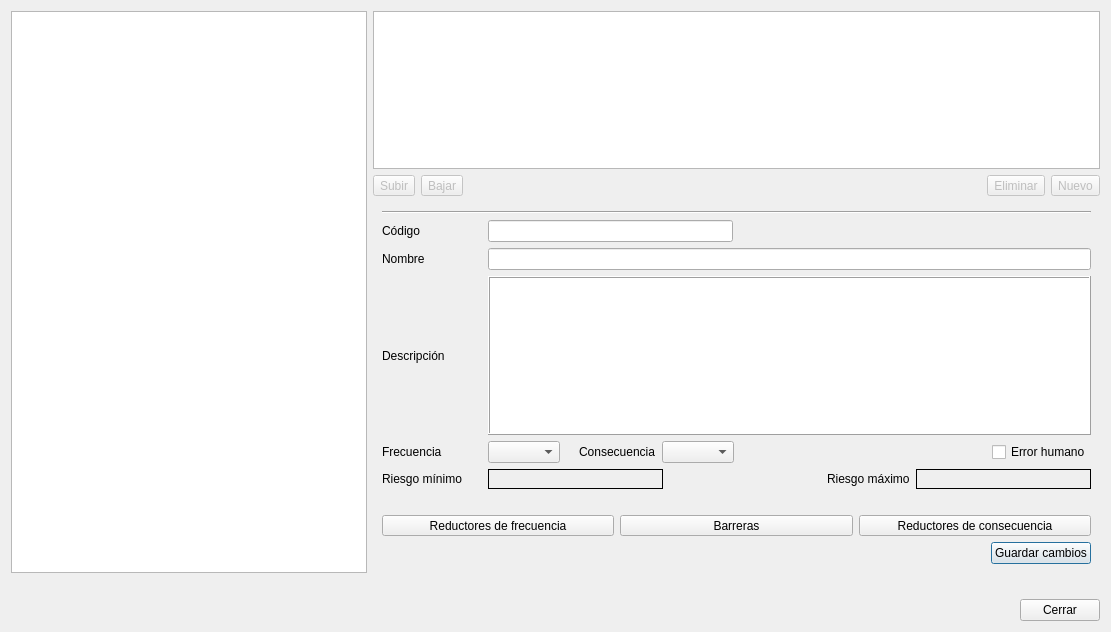
<?xml version="1.0" encoding="UTF-8"?>
<ui version="4.0">
 <class>sucesos</class>
 <widget class="QDialog" name="sucesos">
  <property name="windowModality">
   <enum>Qt::WindowModality::ApplicationModal</enum>
  </property>
  <property name="geometry">
   <rect>
    <x>0</x>
    <y>0</y>
    <width>1111</width>
    <height>632</height>
   </rect>
  </property>
  <property name="sizePolicy">
   <sizepolicy hsizetype="Preferred" vsizetype="Expanding">
    <horstretch>0</horstretch>
    <verstretch>0</verstretch>
   </sizepolicy>
  </property>
  <property name="minimumSize">
   <size>
    <width>0</width>
    <height>550</height>
   </size>
  </property>
  <property name="windowTitle">
   <string>Sucesos iniciadores</string>
  </property>
  <property name="windowIcon">
   <iconset resource="logos.qrc">
    <normaloff>:/logos/resources/logos/logo.png</normaloff>:/logos/resources/logos/logo.png</iconset>
  </property>
  <property name="autoFillBackground">
   <bool>false</bool>
  </property>
  <property name="sizeGripEnabled">
   <bool>false</bool>
  </property>
  <property name="modal">
   <bool>true</bool>
  </property>
  <layout class="QVBoxLayout" name="verticalLayout_3">
   <item>
    <layout class="QHBoxLayout" name="horizontalLayout_8">
     <item>
      <widget class="QTreeView" name="stages">
       <property name="minimumSize">
        <size>
         <width>200</width>
         <height>0</height>
        </size>
       </property>
       <property name="contextMenuPolicy">
        <enum>Qt::ContextMenuPolicy::NoContextMenu</enum>
       </property>
       <property name="editTriggers">
        <set>QAbstractItemView::EditTrigger::NoEditTriggers</set>
       </property>
       <property name="alternatingRowColors">
        <bool>true</bool>
       </property>
       <property name="rootIsDecorated">
        <bool>true</bool>
       </property>
       <property name="animated">
        <bool>true</bool>
       </property>
       <property name="headerHidden">
        <bool>true</bool>
       </property>
      </widget>
     </item>
     <item>
      <layout class="QVBoxLayout" name="verticalLayout_2">
       <item>
        <widget class="QListView" name="sucesosList">
         <property name="contextMenuPolicy">
          <enum>Qt::ContextMenuPolicy::CustomContextMenu</enum>
         </property>
         <property name="editTriggers">
          <set>QAbstractItemView::EditTrigger::NoEditTriggers</set>
         </property>
         <property name="alternatingRowColors">
          <bool>true</bool>
         </property>
         <property name="spacing">
          <number>3</number>
         </property>
         <property name="wordWrap">
          <bool>true</bool>
         </property>
         <property name="itemAlignment">
          <set>Qt::AlignmentFlag::AlignLeading</set>
         </property>
        </widget>
       </item>
       <item>
        <layout class="QHBoxLayout" name="horizontalLayout">
         <item>
          <widget class="QToolButton" name="btnSubirOrden">
           <property name="enabled">
            <bool>false</bool>
           </property>
           <property name="text">
            <string>Subir</string>
           </property>
           <property name="icon">
            <iconset resource="icons.qrc">
             <normaloff>:/icons/resources/icons/chevron-up.svg</normaloff>:/icons/resources/icons/chevron-up.svg</iconset>
           </property>
           <property name="toolButtonStyle">
            <enum>Qt::ToolButtonStyle::ToolButtonTextBesideIcon</enum>
           </property>
          </widget>
         </item>
         <item>
          <widget class="QToolButton" name="btnBajarOrden">
           <property name="enabled">
            <bool>false</bool>
           </property>
           <property name="text">
            <string>Bajar</string>
           </property>
           <property name="icon">
            <iconset resource="icons.qrc">
             <normaloff>:/icons/resources/icons/chevron-down.svg</normaloff>:/icons/resources/icons/chevron-down.svg</iconset>
           </property>
           <property name="toolButtonStyle">
            <enum>Qt::ToolButtonStyle::ToolButtonTextBesideIcon</enum>
           </property>
          </widget>
         </item>
         <item>
          <spacer name="horizontalSpacer_4">
           <property name="orientation">
            <enum>Qt::Orientation::Horizontal</enum>
           </property>
           <property name="sizeHint" stdset="0">
            <size>
             <width>258</width>
             <height>20</height>
            </size>
           </property>
          </spacer>
         </item>
         <item>
          <widget class="QToolButton" name="btnEliminarEvento">
           <property name="enabled">
            <bool>false</bool>
           </property>
           <property name="text">
            <string>Eliminar</string>
           </property>
           <property name="icon">
            <iconset resource="icons.qrc">
             <normaloff>:/icons/resources/icons/remove.svg</normaloff>:/icons/resources/icons/remove.svg</iconset>
           </property>
           <property name="toolButtonStyle">
            <enum>Qt::ToolButtonStyle::ToolButtonTextBesideIcon</enum>
           </property>
          </widget>
         </item>
         <item>
          <widget class="QToolButton" name="btnNuevoEvento">
           <property name="enabled">
            <bool>false</bool>
           </property>
           <property name="text">
            <string>Nuevo</string>
           </property>
           <property name="icon">
            <iconset resource="icons.qrc">
             <normaloff>:/icons/resources/icons/new.svg</normaloff>:/icons/resources/icons/new.svg</iconset>
           </property>
           <property name="toolButtonStyle">
            <enum>Qt::ToolButtonStyle::ToolButtonTextBesideIcon</enum>
           </property>
          </widget>
         </item>
        </layout>
       </item>
       <item>
        <widget class="QWidget" name="eventEditor" native="true">
         <property name="enabled">
          <bool>true</bool>
         </property>
         <property name="sizePolicy">
          <sizepolicy hsizetype="Preferred" vsizetype="Preferred">
           <horstretch>0</horstretch>
           <verstretch>0</verstretch>
          </sizepolicy>
         </property>
         <property name="minimumSize">
          <size>
           <width>0</width>
           <height>300</height>
          </size>
         </property>
         <layout class="QVBoxLayout" name="verticalLayout">
          <item>
           <widget class="Line" name="line">
            <property name="sizePolicy">
             <sizepolicy hsizetype="Expanding" vsizetype="Fixed">
              <horstretch>0</horstretch>
              <verstretch>0</verstretch>
             </sizepolicy>
            </property>
            <property name="orientation">
             <enum>Qt::Orientation::Horizontal</enum>
            </property>
           </widget>
          </item>
          <item>
           <layout class="QGridLayout" name="gridLayout">
            <item row="1" column="1">
             <widget class="QLineEdit" name="edName">
              <property name="sizePolicy">
               <sizepolicy hsizetype="Expanding" vsizetype="Fixed">
                <horstretch>0</horstretch>
                <verstretch>0</verstretch>
               </sizepolicy>
              </property>
              <property name="cursorPosition">
               <number>0</number>
              </property>
              <property name="cursorMoveStyle">
               <enum>Qt::CursorMoveStyle::LogicalMoveStyle</enum>
              </property>
             </widget>
            </item>
            <item row="0" column="0">
             <widget class="QLabel" name="label_3">
              <property name="text">
               <string>Código</string>
              </property>
             </widget>
            </item>
            <item row="2" column="0">
             <widget class="QLabel" name="label_2">
              <property name="text">
               <string>Descripción</string>
              </property>
             </widget>
            </item>
            <item row="2" column="1">
             <widget class="QPlainTextEdit" name="edDescription">
              <property name="sizePolicy">
               <sizepolicy hsizetype="Expanding" vsizetype="MinimumExpanding">
                <horstretch>0</horstretch>
                <verstretch>0</verstretch>
               </sizepolicy>
              </property>
              <property name="minimumSize">
               <size>
                <width>0</width>
                <height>50</height>
               </size>
              </property>
              <property name="frameShape">
               <enum>QFrame::Shape::Box</enum>
              </property>
              <property name="frameShadow">
               <enum>QFrame::Shadow::Raised</enum>
              </property>
             </widget>
            </item>
            <item row="3" column="1">
             <layout class="QHBoxLayout" name="horizontalLayout_3">
              <item>
               <widget class="QComboBox" name="cbFrequency"/>
              </item>
              <item>
               <spacer name="horizontalSpacer_5">
                <property name="orientation">
                 <enum>Qt::Orientation::Horizontal</enum>
                </property>
                <property name="sizeType">
                 <enum>QSizePolicy::Policy::Fixed</enum>
                </property>
                <property name="sizeHint" stdset="0">
                 <size>
                  <width>13</width>
                  <height>20</height>
                 </size>
                </property>
               </spacer>
              </item>
              <item>
               <widget class="QLabel" name="label_4">
                <property name="minimumSize">
                 <size>
                  <width>70</width>
                  <height>0</height>
                 </size>
                </property>
                <property name="text">
                 <string>Consecuencia</string>
                </property>
               </widget>
              </item>
              <item>
               <widget class="QComboBox" name="cbConsequence"/>
              </item>
              <item>
               <spacer name="horizontalSpacer_3">
                <property name="orientation">
                 <enum>Qt::Orientation::Horizontal</enum>
                </property>
                <property name="sizeType">
                 <enum>QSizePolicy::Policy::MinimumExpanding</enum>
                </property>
                <property name="sizeHint" stdset="0">
                 <size>
                  <width>13</width>
                  <height>20</height>
                 </size>
                </property>
               </spacer>
              </item>
              <item>
               <widget class="QCheckBox" name="cbHuman">
                <property name="minimumSize">
                 <size>
                  <width>90</width>
                  <height>0</height>
                 </size>
                </property>
                <property name="text">
                 <string>Error humano</string>
                </property>
               </widget>
              </item>
             </layout>
            </item>
            <item row="4" column="0">
             <widget class="QLabel" name="label_8">
              <property name="minimumSize">
               <size>
                <width>100</width>
                <height>0</height>
               </size>
              </property>
              <property name="text">
               <string>Riesgo mínimo</string>
              </property>
              <property name="toolTip">
               <string>Riesgo mínimo si todas las defensas asignadas a este iniciador estuvieran seleccionadas</string>
              </property>
             </widget>
            </item>
            <item row="3" column="0">
             <widget class="QLabel" name="etFrecuency">
              <property name="minimumSize">
               <size>
                <width>100</width>
                <height>0</height>
               </size>
              </property>
              <property name="text">
               <string>Frecuencia</string>
              </property>
             </widget>
            </item>
            <item row="1" column="0">
             <widget class="QLabel" name="label">
              <property name="text">
               <string>Nombre</string>
              </property>
             </widget>
            </item>
            <item row="4" column="1">
             <layout class="QHBoxLayout" name="horizontalLayout_4">
              <item>
               <widget class="QLabel" name="etRiesgoMinimo">
                <property name="minimumSize">
                 <size>
                  <width>175</width>
                  <height>0</height>
                 </size>
                </property>
                <property name="maximumSize">
                 <size>
                  <width>175</width>
                  <height>16777215</height>
                 </size>
                </property>
                <property name="frameShape">
                 <enum>QFrame::Shape::Box</enum>
                </property>
                <property name="text">
                 <string/>
                </property>
                <property name="alignment">
                 <set>Qt::AlignmentFlag::AlignCenter</set>
                </property>
               </widget>
              </item>
              <item>
               <spacer name="horizontalSpacer_6">
                <property name="orientation">
                 <enum>Qt::Orientation::Horizontal</enum>
                </property>
                <property name="sizeHint" stdset="0">
                 <size>
                  <width>158</width>
                  <height>20</height>
                 </size>
                </property>
               </spacer>
              </item>
              <item>
               <widget class="QLabel" name="Riesgo">
                <property name="text">
                 <string>Riesgo máximo</string>
                </property>
                <property name="toolTip">
                 <string>Riesgo máximo de este iniciador sin ninguna defensa</string>
                </property>
               </widget>
              </item>
              <item>
               <widget class="QLabel" name="etRiesgoMaximo">
                <property name="minimumSize">
                 <size>
                  <width>175</width>
                  <height>0</height>
                 </size>
                </property>
                <property name="maximumSize">
                 <size>
                  <width>175</width>
                  <height>16777215</height>
                 </size>
                </property>
                <property name="frameShape">
                 <enum>QFrame::Shape::Box</enum>
                </property>
                <property name="text">
                 <string/>
                </property>
                <property name="alignment">
                 <set>Qt::AlignmentFlag::AlignCenter</set>
                </property>
               </widget>
              </item>
             </layout>
            </item>
            <item row="0" column="1">
             <layout class="QHBoxLayout" name="horizontalLayout_5">
              <item>
               <widget class="QLineEdit" name="edCode"/>
              </item>
              <item>
               <spacer name="horizontalSpacer_2">
                <property name="orientation">
                 <enum>Qt::Orientation::Horizontal</enum>
                </property>
                <property name="sizeHint" stdset="0">
                 <size>
                  <width>358</width>
                  <height>20</height>
                 </size>
                </property>
               </spacer>
              </item>
             </layout>
            </item>
           </layout>
          </item>
          <item>
           <spacer name="verticalSpacer_2">
            <property name="orientation">
             <enum>Qt::Orientation::Vertical</enum>
            </property>
            <property name="sizeType">
             <enum>QSizePolicy::Policy::MinimumExpanding</enum>
            </property>
            <property name="sizeHint" stdset="0">
             <size>
              <width>20</width>
              <height>20</height>
             </size>
            </property>
           </spacer>
          </item>
          <item>
           <layout class="QHBoxLayout" name="horizontalLayout_2">
            <item>
             <widget class="QToolButton" name="btFrecuencyReducers">
              <property name="sizePolicy">
               <sizepolicy hsizetype="Expanding" vsizetype="Fixed">
                <horstretch>0</horstretch>
                <verstretch>0</verstretch>
               </sizepolicy>
              </property>
              <property name="text">
               <string>Reductores de frecuencia</string>
              </property>
              <property name="icon">
               <iconset resource="icons.qrc">
                <normaloff>:/icons/resources/icons/trending-down.svg</normaloff>:/icons/resources/icons/trending-down.svg</iconset>
              </property>
              <property name="iconSize">
               <size>
                <width>32</width>
                <height>32</height>
               </size>
              </property>
              <property name="toolButtonStyle">
               <enum>Qt::ToolButtonStyle::ToolButtonTextUnderIcon</enum>
              </property>
             </widget>
            </item>
            <item>
             <widget class="QToolButton" name="btBarriers">
              <property name="sizePolicy">
               <sizepolicy hsizetype="Expanding" vsizetype="Fixed">
                <horstretch>0</horstretch>
                <verstretch>0</verstretch>
               </sizepolicy>
              </property>
              <property name="text">
               <string>Barreras</string>
              </property>
              <property name="icon">
               <iconset resource="icons.qrc">
                <normaloff>:/icons/resources/icons/box.svg</normaloff>:/icons/resources/icons/box.svg</iconset>
              </property>
              <property name="iconSize">
               <size>
                <width>32</width>
                <height>32</height>
               </size>
              </property>
              <property name="toolButtonStyle">
               <enum>Qt::ToolButtonStyle::ToolButtonTextUnderIcon</enum>
              </property>
             </widget>
            </item>
            <item>
             <widget class="QToolButton" name="btConsequenceReducers">
              <property name="sizePolicy">
               <sizepolicy hsizetype="Expanding" vsizetype="Fixed">
                <horstretch>0</horstretch>
                <verstretch>0</verstretch>
               </sizepolicy>
              </property>
              <property name="text">
               <string>Reductores de consecuencia</string>
              </property>
              <property name="icon">
               <iconset resource="icons.qrc">
                <normaloff>:/icons/resources/icons/activity.svg</normaloff>:/icons/resources/icons/activity.svg</iconset>
              </property>
              <property name="iconSize">
               <size>
                <width>32</width>
                <height>32</height>
               </size>
              </property>
              <property name="toolButtonStyle">
               <enum>Qt::ToolButtonStyle::ToolButtonTextUnderIcon</enum>
              </property>
             </widget>
            </item>
           </layout>
          </item>
          <item>
           <layout class="QHBoxLayout" name="horizontalLayout_7">
            <item>
             <spacer name="horizontalSpacer_7">
              <property name="orientation">
               <enum>Qt::Orientation::Horizontal</enum>
              </property>
              <property name="sizeHint" stdset="0">
               <size>
                <width>40</width>
                <height>20</height>
               </size>
              </property>
             </spacer>
            </item>
            <item>
             <widget class="QPushButton" name="btSave">
              <property name="text">
               <string>Guardar cambios</string>
              </property>
              <property name="icon">
               <iconset resource="icons.qrc">
                <normaloff>:/icons/resources/icons/circle-ok.svg</normaloff>:/icons/resources/icons/circle-ok.svg</iconset>
              </property>
              <property name="iconSize">
               <size>
                <width>20</width>
                <height>20</height>
               </size>
              </property>
             </widget>
            </item>
           </layout>
          </item>
         </layout>
        </widget>
       </item>
      </layout>
     </item>
    </layout>
   </item>
   <item>
    <spacer name="verticalSpacer_5">
     <property name="orientation">
      <enum>Qt::Orientation::Vertical</enum>
     </property>
     <property name="sizeType">
      <enum>QSizePolicy::Policy::Fixed</enum>
     </property>
     <property name="sizeHint" stdset="0">
      <size>
       <width>20</width>
       <height>20</height>
      </size>
     </property>
    </spacer>
   </item>
   <item>
    <layout class="QHBoxLayout" name="horizontalLayout_6">
     <property name="sizeConstraint">
      <enum>QLayout::SizeConstraint::SetFixedSize</enum>
     </property>
     <item>
      <spacer name="horizontalSpacer">
       <property name="orientation">
        <enum>Qt::Orientation::Horizontal</enum>
       </property>
       <property name="sizeHint" stdset="0">
        <size>
         <width>598</width>
         <height>20</height>
        </size>
       </property>
      </spacer>
     </item>
     <item>
      <widget class="QPushButton" name="btCancel">
       <property name="text">
        <string>Cerrar</string>
       </property>
       <property name="icon">
        <iconset resource="icons.qrc">
         <normaloff>:/icons/resources/icons/close.svg</normaloff>:/icons/resources/icons/close.svg</iconset>
       </property>
       <property name="iconSize">
        <size>
         <width>20</width>
         <height>20</height>
        </size>
       </property>
      </widget>
     </item>
    </layout>
   </item>
  </layout>
 </widget>
 <tabstops>
  <tabstop>stages</tabstop>
  <tabstop>sucesosList</tabstop>
  <tabstop>btnSubirOrden</tabstop>
  <tabstop>btnBajarOrden</tabstop>
  <tabstop>btnEliminarEvento</tabstop>
  <tabstop>btnNuevoEvento</tabstop>
  <tabstop>edName</tabstop>
  <tabstop>edCode</tabstop>
  <tabstop>edDescription</tabstop>
  <tabstop>cbFrequency</tabstop>
  <tabstop>cbConsequence</tabstop>
  <tabstop>cbHuman</tabstop>
  <tabstop>btFrecuencyReducers</tabstop>
  <tabstop>btBarriers</tabstop>
  <tabstop>btConsequenceReducers</tabstop>
 </tabstops>
 <resources>
  <include location="logos.qrc"/>
  <include location="icons.qrc"/>
 </resources>
 <connections/>
</ui>
